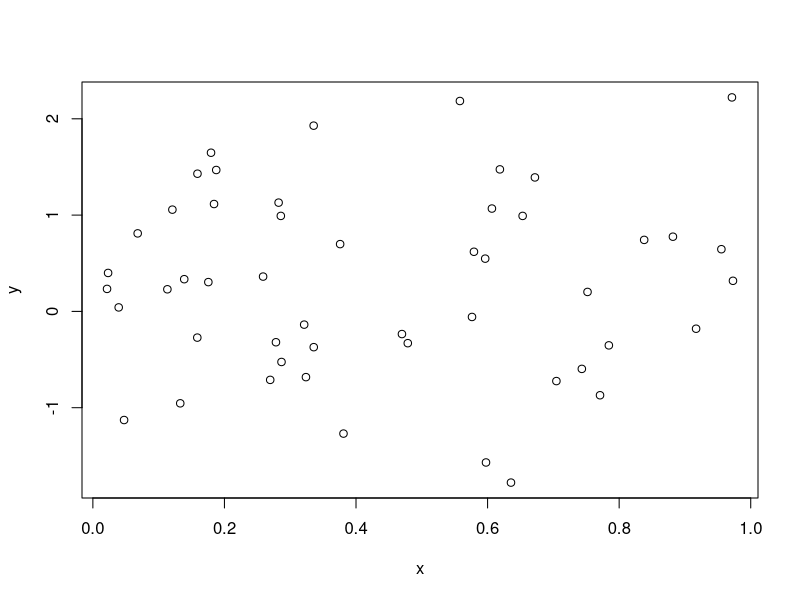
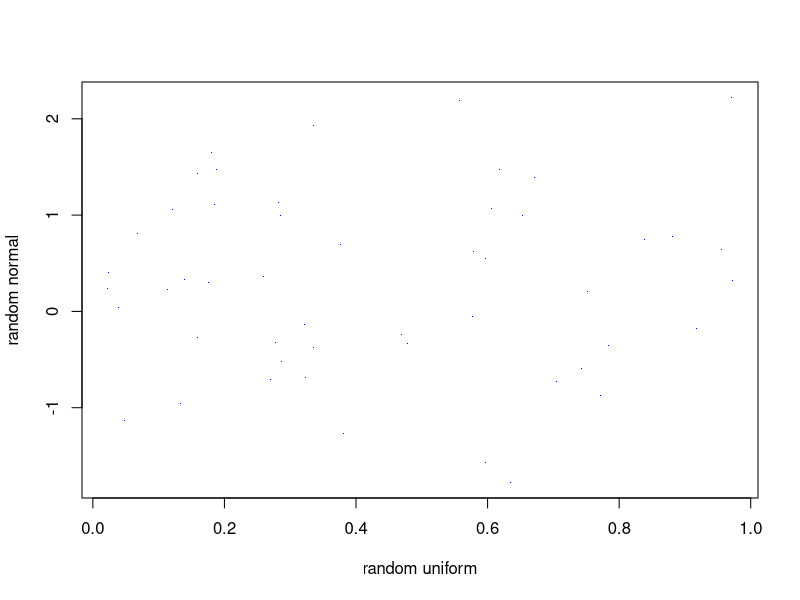
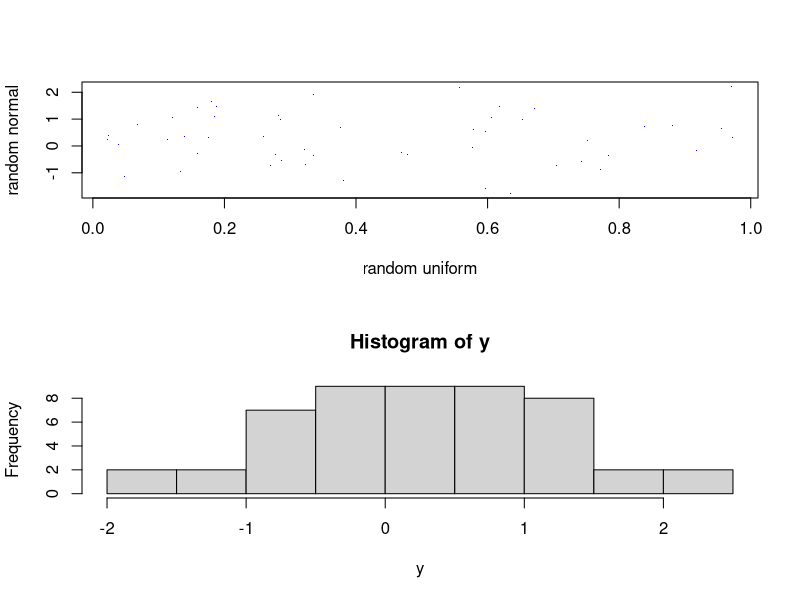

Recreate these plots in R, in order.
### vectors, data matrices, subsetting

x <- c(2,7,5)
x
y <- seq(from=4, length=3,by=3)
?seq
x+y
x/y
x^y
x[-2]
x[-c(2,3)]

z <- matrix(seq(1,12),4,3)
z[,1]
z[,1,drop=FALSE]

ls()
rm(y)


### generating random data and generating plots
x <- runif(50)
y <- rnorm(50)
plot(x,y)
plot(x,y,ylab='random normal',xlab='random uniform',col='blue',pch='.')
par(mfrow=c(2,1))
plot(x,y,ylab='random normal',xlab='random uniform',col='blue',pch='.')
hist(y,xlab='y')
par(mfrow=c(1,1))
